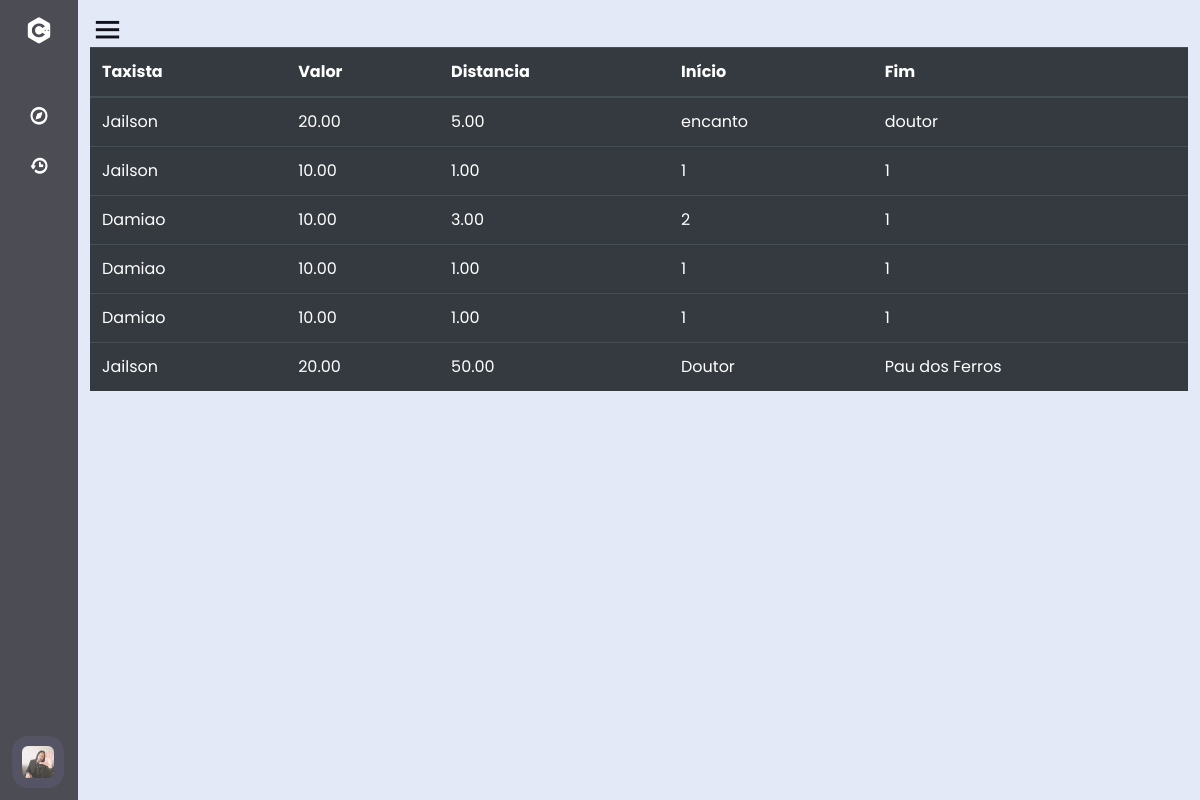
The page /history/ (signed in) on the database as committed earlier.
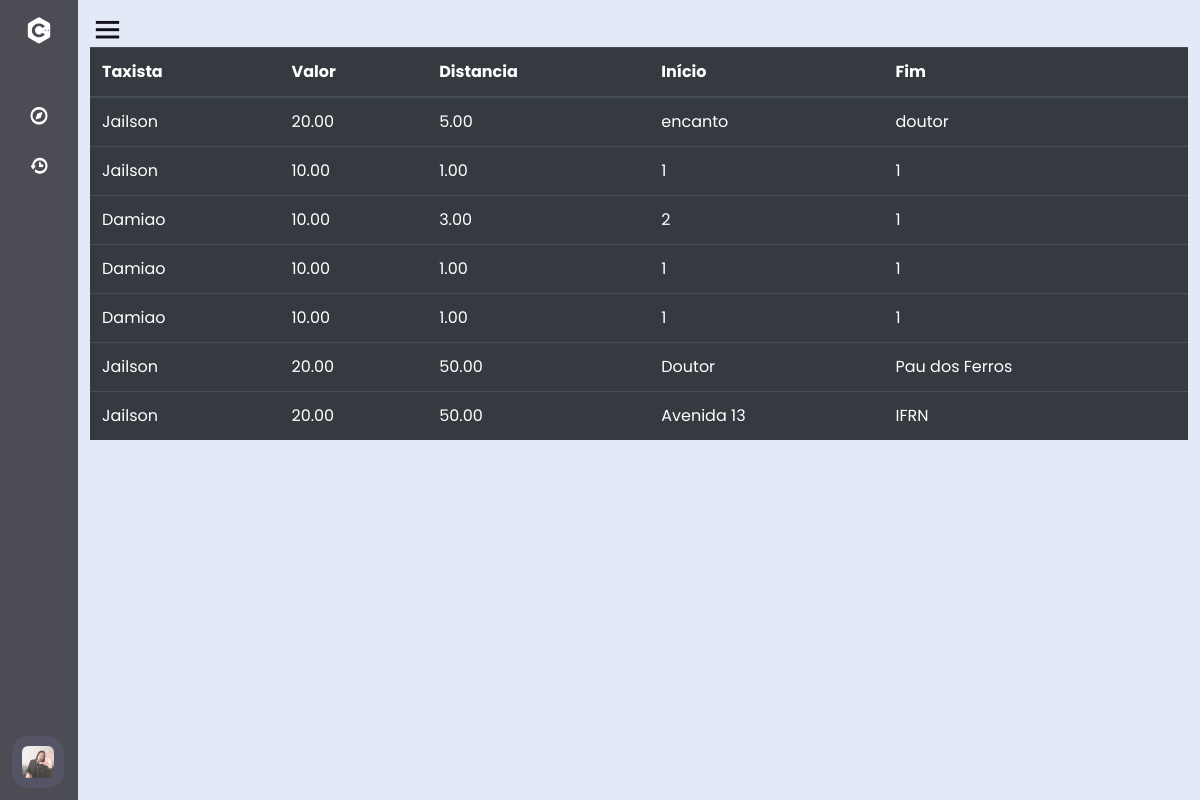
The same page on the database as committed later.
### Site/models.py (models this page shows, shortened)
class Common(User):
    timeCreate = models.DateTimeField(auto_now_add=True)
    cpf = models.IntegerField(blank=True, default=0)
    picture = models.ImageField(upload_to='uploads', verbose_name='Imagem', )
    age = models.IntegerField(verbose_name='Idade', default=0)
    status = models.BooleanField(default=False)
    rate = models.IntegerField(verbose_name='Avaliação', blank=True, null=True)
    history = models.ManyToManyField("Ride", blank=True, verbose_name="Historico")
    balance = models.DecimalField(verbose_name='Saldo', max_digits=100, decimal_places=2)
    class Meta:
        abstract = True

class Client(Common):
    Favorite = models.ManyToManyField(MotoTaxi, verbose_name="Favoritos", blank=True)

class Ride(models.Model):
    value = models.DecimalField(max_digits=100, decimal_places=2, verbose_name='Valor')
    distance = models.DecimalField(max_digits=100, decimal_places=2, verbose_name='Distância')
    motoTax = models.ForeignKey(MotoTaxi, on_delete=models.PROTECT,verbose_name="Moto Taxi", null=True)
    cliente = models.ForeignKey(Client, on_delete=models.PROTECT, verbose_name="Cliente")
    start = models.CharField(max_length=300, verbose_name="Começo")
    end = models.CharField(max_length=300, verbose_name="Chegada")
    status = models.BooleanField(default=True)

### Site/views.py (the view)
# urls.py: path('history/', history, name='history')
@login_required
def history(request):
    user = getUser(request)
    if isinstance(user, MotoTaxi):
        print("taxi")
        rides = Ride.objects.filter(motoTax=user.id)
        return render(request, 'history_taxi.html', context={'rides':rides, 'commom': user})
    else:
        print("cliente")
        rides = Ride.objects.filter(cliente=user.id)
        return render(request, 'history_client.html', context={'rides':rides, 'commom': user})

### Site/views.py (called while the page is built)
def getUser(request):
    try:
        return Client.objects.get(username=request.user.username)
    except:
        return MotoTaxi.objects.get(username=request.user.username)

### templates/history_client.html (shortened to what this page needs)
{% extends 'base_client.html' %}
{% load bootstrap4 %}
{% block head %}
{% bootstrap_css %}
{% endblock head %}
{% block main %}
<table class="table table-dark">
    <thead>
      <tr>
        <th scope="col">Taxista</th>
        <th scope="col">Valor</th>
        <th scope="col">Distancia</th>
        <th scope="col">Início</th>
        <th scope="col">Fim</th>
      </tr>
    </thead>
    <tbody>
    {% for ride in rides %}
      <tr>
        <td>{{ ride.motoTax.username }}</td>
        <td>{{ ride.value }}</td>
        <td>{{ ride.distance }}</td>
        <td>{{ ride.start }}</td>
        <td>{{ ride.end }}</td>
      </tr>
    {% endfor %}
    </tbody>
  </table>
{% endblock main %}

### templates/base_client.html (shortened to what this page needs)
{% load static %}
<!DOCTYPE html>
<html lang="en" dir="ltr">
  <head>
    <link href='https://unpkg.com/boxicons@2.0.7/css/boxicons.min.css' rel='stylesheet'>
    <link rel="stylesheet" href="{% static 'css/index.css' %}">
    {% block head %}
    {% endblock head %}
   </head>
<body>
  <div class="sidebar close">
    <div class="logo-details">
      <i class='bx bxl-c-plus-plus'></i>
    </div>
    <ul class="nav-links">
      <li>
        <a href="{% url 'createRides' %}">
          <i class='bx bx-compass' ></i>
        </a>
      </li>
      <li>
        <a href="{% url 'history' %}">
          <i class='bx bx-history'></i>
        </a>
      </li>
      <li>
    <div class="profile-details">
      <div class="profile-content">
        <img src="{{ commom.picture.url }}" alt="profileImg">
      </div>
    </div>
  </li>
</ul>
  </div>
  <section class="home-section">
    <div class="home-content">
      <i class='bx bx-menu' ></i>
    </div>
    {% block main %}
    {% endblock main %}
  </section>
</body>
</html>

### static/css/index.css (style rules this page uses)
* { margin: 0; padding: 0; box-sizing: border-box; font-family: 'Poppins', sans-serif; }
body { overflow: hidden; }
.sidebar { position: fixed; top: 0; left: 0; height: 100%; width: 260px; background: #11101d; z-index: 100; transition: all 0.5s ease; }
.sidebar.close { width: 78px; }
.sidebar .logo-details { height: 60px; width: 100%; display: flex; align-items: center; }
.sidebar .logo-details i { font-size: 30px; color: #fff; height: 50px; min-width: 78px; text-align: center; line-height: 50px; }
.sidebar .nav-links { height: 100%; padding: 30px 0 150px 0; overflow: auto; }
.sidebar.close .nav-links { overflow: visible; }
.sidebar .nav-links li { position: relative; list-style: none; transition: all 0.4s ease; }
.sidebar .nav-links li i { height: 50px; min-width: 78px; text-align: center; line-height: 50px; color: #fff; font-size: 20px; cursor: pointer; transition: all 0.3s ease; }
.sidebar .nav-links li a { display: flex; align-items: center; text-decoration: none; }
.sidebar .profile-details { position: fixed; bottom: 0; width: 260px; display: flex; align-items: center; justify-content: space-between; background: #1d1b31; padding: 12px 0; transition: all 0.5s ease; }
.sidebar.close .profile-details { background: none; }
.sidebar.close .profile-details { width: 78px; }
.sidebar .profile-details .profile-content { display: flex; align-items: center; }
.sidebar .profile-details img { height: 52px; width: 52px; object-fit: cover; border-radius: 16px; margin: 0 14px 0 12px; background: #1d1b31; transition: all 0.5s ease; }
.sidebar.close .profile-details img { padding: 10px; }
.home-section { position: relative; background: #E4E9F7; height: 100vh; left: 260px; width: calc(100% - 260px); transition: all 0.5s ease; padding: 12px; }
.sidebar.close ~ .home-section { left: 78px; width: calc(100% - 78px); }
.home-content { display: flex; align-items: center; flex-wrap: wrap; }
.home-section .home-content .bx-menu, .home-section .home-content .text { color: #11101d; font-size: 35px; }
.home-section .home-content .bx-menu { cursor: pointer; margin-right: 10px; }

Rows that differ between the two databases and show on the page:
added Ride: motoTax.username "Jailson", value "20.00", distance "50.00", start "Avenida 13", end "IFRN"
